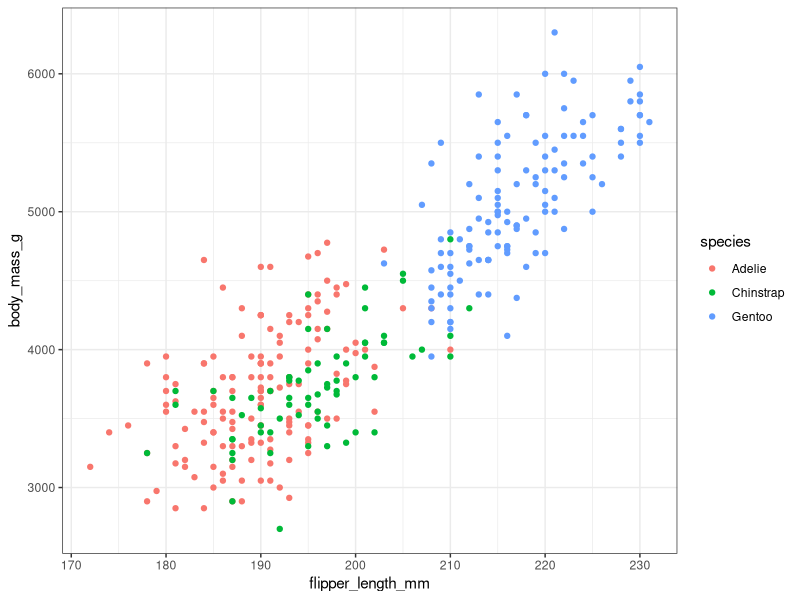

The R script that drew this image:
## ---- chunk 1
#| include = FALSE

library(tidyverse)
library(palmerpenguins)
library(ggplot2)
## ---- chunk 2
#used to check what the coloumn names are
colnames(penguins)
#making the graph
penguin_graph<- ggplot(penguins, aes(flipper_length_mm, body_mass_g, colour = species)) +
  geom_point() +
  theme_bw() 
  
print(penguin_graph)
